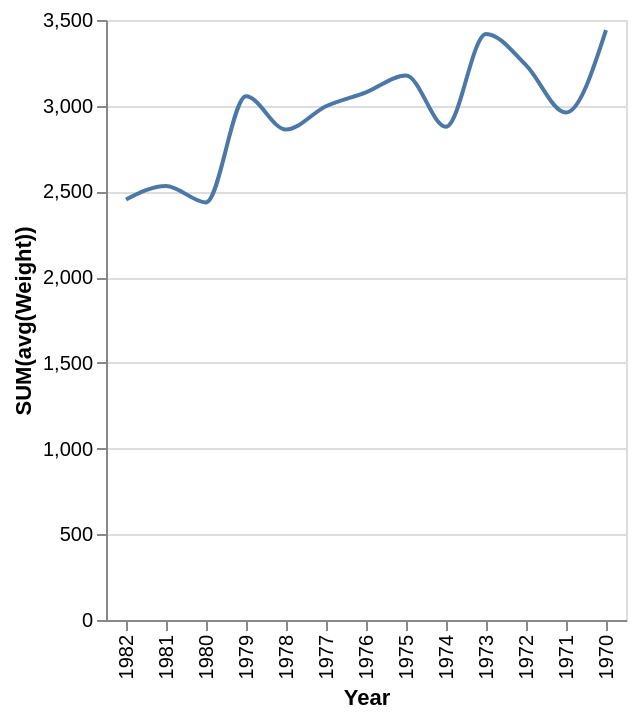

The specification (Vega-Lite) saved for this image:
### Vega-Lite specification from a JSON file in a GitHub repository (floating-point values rounded to 4 significant figures)
{"data": {"values": [{"x_data": "1970", "y_data": 3441}, {"x_data": "1971", "y_data": 2960}, {"x_data": "1972", "y_data": 3237}, {"x_data": "1973", "y_data": 3419}, {"x_data": "1974", "y_data": 2877}, {"x_data": "1975", "y_data": 3176}, {"x_data": "1976", "y_data": 3078}, {"x_data": "1977", "y_data": 2997}, {"x_data": "1978", "y_data": 2861}, {"x_data": "1979", "y_data": 3055}, {"x_data": "1980", "y_data": 2436}, {"x_data": "1981", "y_data": 2532}, {"x_data": "1982", "y_data": 2453}]}, "mark": {"type": "line", "interpolate": "monotone"}, "encoding": {"x": {"field": "x_data", "type": "nominal", "title": "Year", "sort": "descending"}, "y": {"field": "y_data", "type": "quantitative", "title": "SUM(avg(Weight))"}}}
